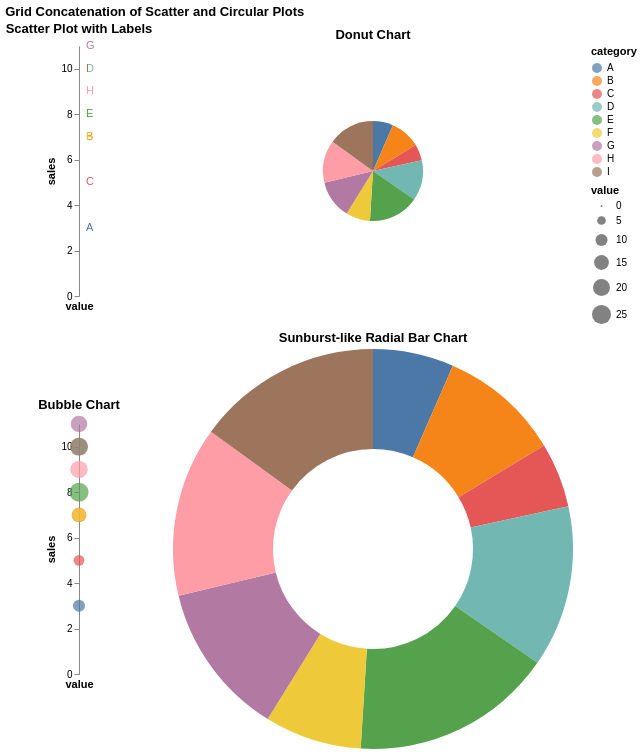

Vega-Lite specification for this chart:
### Vega-Lite specification from a JSON file in a GitHub repository (floating-point values rounded to 4 significant figures)
{"$schema": "https://vega.github.io/schema/vega-lite/v5.20.1.json", "columns": 2, "concat": [{"encoding": {"color": {"field": "category", "type": "nominal"}, "text": {"field": "category", "type": "nominal"}, "x": {"field": "value", "type": "quantitative"}, "y": {"field": "sales", "type": "quantitative"}}, "height": 250, "mark": {"align": "left", "baseline": "middle", "dx": 7, "type": "text"}, "title": "Scatter Plot with Labels", "width": "container"}, {"encoding": {"color": {"field": "category", "type": "nominal"}, "theta": {"field": "value", "type": "quantitative"}}, "height": 250, "mark": {"innerRadius": 50, "type": "arc"}, "title": "Donut Chart", "width": "container"}, {"encoding": {"color": {"field": "category", "type": "nominal"}, "size": {"field": "value", "type": "quantitative"}, "x": {"field": "value", "type": "quantitative"}, "y": {"field": "sales", "type": "quantitative"}}, "height": 250, "mark": {"type": "circle"}, "title": "Bubble Chart", "width": "container"}, {"encoding": {"color": {"field": "category", "type": "nominal"}, "theta": {"field": "value", "type": "quantitative"}}, "height": 250, "mark": {"innerRadius": 100, "outerRadius": 200, "type": "arc"}, "title": "Sunburst-like Radial Bar Chart", "width": "container"}], "config": {"view": {"continuousHeight": 300, "continuousWidth": 300}}, "data": {"name": "data-7236977939362759d3deb27d6bb3940b"}, "datasets": {"data-7236977939362759d3deb27d6bb3940b": [{"category": "A", "month": "Jan", "sales": 3, "value": 10}, {"category": "B", "month": "Feb", "sales": 7, "value": 15}, {"category": "C", "month": "Mar", "sales": 5, "value": 8}, {"category": "D", "month": "Apr", "sales": 10, "value": 20}, {"category": "E", "month": "May", "sales": 8, "value": 25}, {"category": "F", "month": "Jun", "sales": 7, "value": 12}, {"category": "G", "month": "Jul", "sales": 11, "value": 19}, {"category": "H", "month": "Aug", "sales": 9, "value": 21}, {"category": "I", "month": "Sep", "sales": 10, "value": 23}]}, "title": "Grid Concatenation of Scatter and Circular Plots"}
